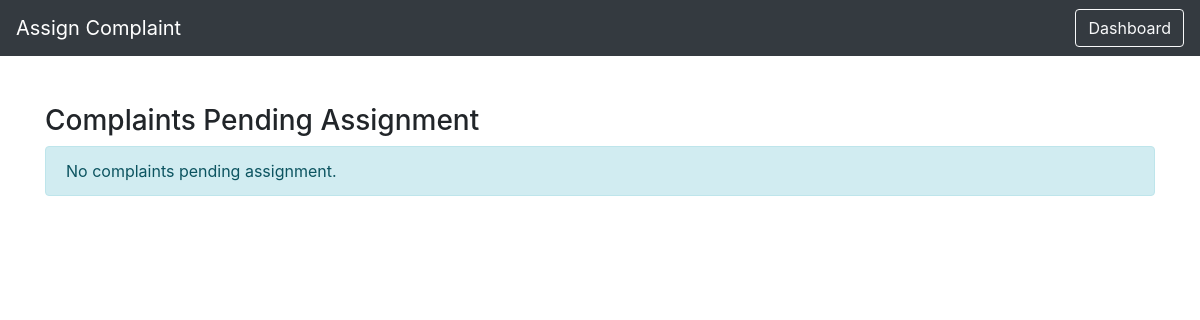
The app's page /depthead/assign_complaint.php (signed in), older data.
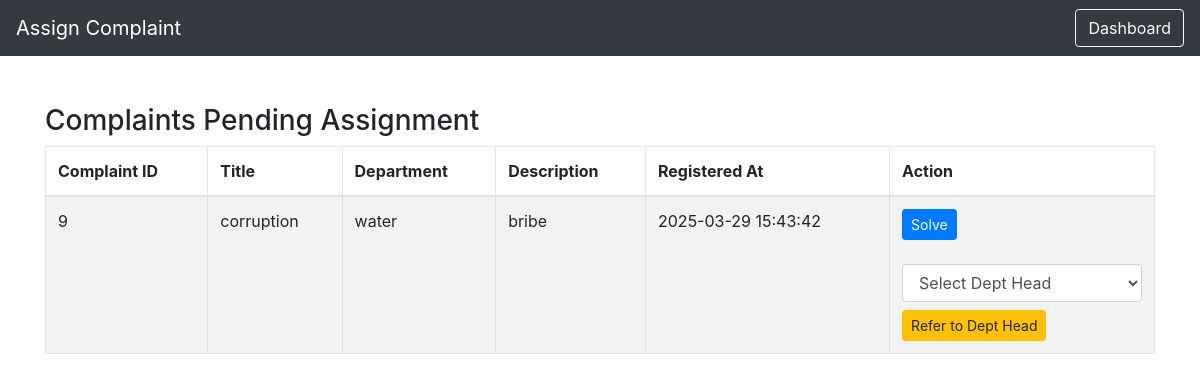
The same page, newer data.
### tables this page shows
CREATE TABLE `complaints` (
  `id` int(11) NOT NULL,
  `citizen_id` int(11) NOT NULL,
  `department_id` int(11) NOT NULL,
  `title` varchar(255) NOT NULL,
  `description` text NOT NULL,
  `status` enum('registered','in_progress','solved','referred') DEFAULT 'registered',
  `priority` enum('top','medium','normal','low') DEFAULT 'normal',
  `officer_id` int(11) DEFAULT NULL,
  `dept_head_id` int(11) DEFAULT NULL,
  `referred_by` int(11) DEFAULT NULL,
  `referred_at` timestamp NULL DEFAULT NULL,
  `remarks` text,
  `response` text,
  `review_rating` int DEFAULT NULL,
  `review_feedback` text,
  `ai_summary_complaint` text,
  `ai_summary_response` text,
  `target_id` int DEFAULT NULL,
  `target_role` enum('officer','dept_head') DEFAULT NULL,
  `created_at` timestamp NOT NULL DEFAULT CURRENT_TIMESTAMP,
  `updated_at` timestamp NOT NULL DEFAULT CURRENT_TIMESTAMP ON UPDATE CURRENT_TIMESTAMP,
  PRIMARY KEY (`id`),
  KEY `citizen_id` (`citizen_id`),
  KEY `department_id` (`department_id`),
  KEY `officer_id` (`officer_id`),
  KEY `dept_head_id` (`dept_head_id`),
  KEY `referred_by` (`referred_by`)
);

CREATE TABLE `departments` (
  `id` int(11) NOT NULL,
  `name` varchar(100) NOT NULL,
  `description` text DEFAULT NULL,
  `created_at` timestamp NOT NULL DEFAULT current_timestamp()
);

### depthead/assign_complaint.php (the view, shortened to what this page needs)
<?php
include('../config.php');
$dept_head_id = $_SESSION['dept_head_id'];
$sql = "SELECT c.*, d.name as dept_name
        FROM complaints c
        LEFT JOIN departments d ON c.department_id = d.id
        WHERE c.dept_head_id = '$dept_head_id'
          AND c.officer_id IS NULL
          AND TRIM(LOWER(c.status)) != 'solved'
        ORDER BY c.created_at DESC";
$result = $conn->query($sql);
$department_id = $_SESSION['dept_head_department'];
$officer_sql = "SELECT id, name FROM users WHERE role = 'officer' AND department_id = '$department_id'";
$officers = $conn->query($officer_sql);
?>
<!DOCTYPE html>
<html lang="en">
<head>
  <link rel="stylesheet" href="https://stackpath.bootstrapcdn.com/bootstrap/4.5.2/css/bootstrap.min.css">
</head>
<body>
  <nav class="navbar navbar-expand-lg navbar-dark bg-dark">
    <span class="navbar-brand">Assign Complaint</span>
    <div class="ml-auto">
      <a href="dept_head_dashboard.php" class="btn btn-outline-light">Dashboard</a>
    </div>
  </nav>
  <div class="container mt-5">
    <h3>Complaints Pending Assignment</h3>
    <?php if ($result && $result->num_rows > 0) { ?>
      <table class="table table-bordered table-striped">
        <thead>
          <tr>
            <th>Complaint ID</th>
            <th>Title</th>
            <th>Department</th>
            <th>Description</th>
            <th>Registered At</th>
            <th>Action</th>
          </tr>
        </thead>
        <tbody>
          <?php while ($row = $result->fetch_assoc()) { ?>
            <tr>
              <td><?php echo $row['id']; ?></td>
              <td><?php echo htmlspecialchars($row['title']); ?></td>
              <td><?php echo htmlspecialchars($row['dept_name']); ?></td>
              <td><?php echo htmlspecialchars($row['description']); ?></td>
              <td><?php echo $row['created_at']; ?></td>
              <td>
                <?php if ($row['target_role'] != 'officer') { ?>
                  <form method="POST" action="">
                    <input type="hidden" name="complaint_id" value="<?php echo $row['id']; ?>">
                    <select name="officer_id" class="form-control" required>
                      <option value="">Select Officer</option>
                      <?php while ($officer = $officers->fetch_assoc()) { ?>
                        <option value="<?php echo $officer['id']; ?>"><?php echo htmlspecialchars($officer['name']); ?></option>
                      <?php } ?>
                    </select>
                    <button type="submit" name="assign" class="btn btn-primary btn-sm mt-2">Assign</button>
                  </form>
                  <?php
                  $officers->data_seek(0);
                  ?>
                <?php } else { ?>
                  <a href="solve_complaint_dept_head.php?complaint_id=<?php echo $row['id']; ?>"
                    class="btn btn-primary btn-sm">Solve</a>
                  <br><br>
                  <form method="POST" action="">
                    <select name="dept_head_id" class="form-control" required>
                      <option value="">Select Dept Head</option>
                    </select>
                    <button type="submit" name="refer_dept_head" class="btn btn-warning btn-sm mt-2">Refer to Dept
                      Head</button>
                  </form>
                <?php } ?>
              </td>
            </tr>
          <?php } ?>
        </tbody>
      </table>
    <?php } else {
      echo "<div class='alert alert-info'>No complaints pending assignment.</div>";
    } ?>
  </div>
</body>
</html>

Row changes from the older to the newer data that the page shows:
added complaints: id "9", title "corruption", department.name "water", description "bribe", created_at "2025-03-29 15:43:42"
Text that changed along with them:
text no longer shown: "No complaints pending assignment."
text now shown: "Complaint ID Title Department Description Registered At Action"
